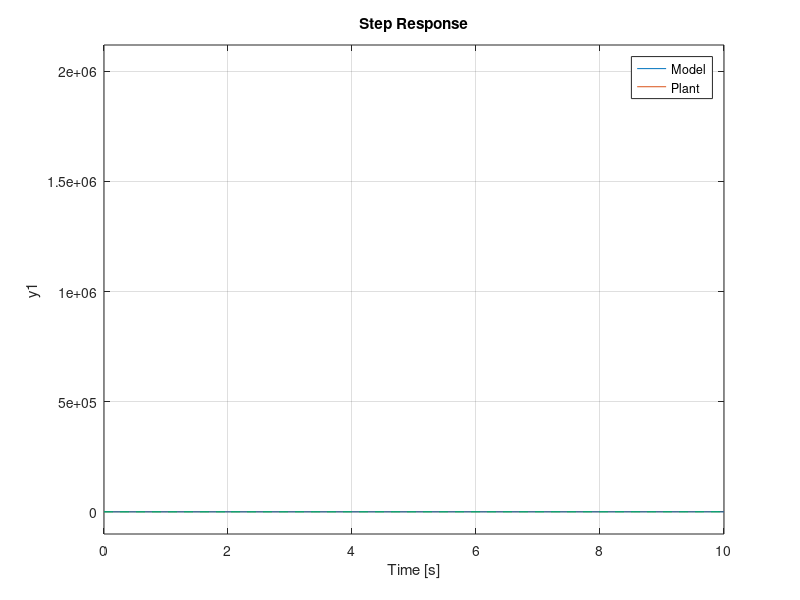

Here is the MATLAB script that generated this plot:
%% Grey Box Model of the Cubesat
clc
clear
s=tf('s');

%
K=1;
J=1;
Cubesat=1/(J*s*s);
Cubesat1=K/(s*s);
Cubesat2=K*5/(s*s);
step(Cubesat1, Cubesat2)
legend('K=1', 'K=5')
grid on


k=1/J;

%% Import Experimental Step response

%% Model Response

%% Compare Model x System
% y= a*t
% (K/s^3) => K(t^2)/2
% a=K/2 => K=2*a
close all
y1=9e5;
t1=601;
a= y1/(t1*t1);
k2=2*a;
t=0:1:900;
yt=a*t.*t;
hold on
plot(t,yt, 'g--')
step(Cubesat2)
grid on
legend('Model', 'Plant')
disp(k2)
% grid on
